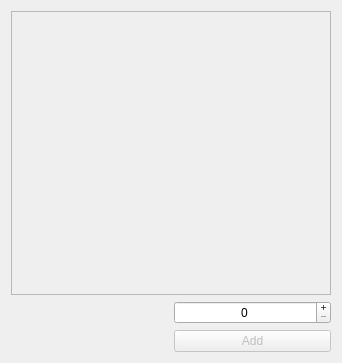
<?xml version="1.0" encoding="UTF-8"?>
<ui version="4.0">
 <class>ProductWidget</class>
 <widget class="QWidget" name="ProductWidget">
  <property name="geometry">
   <rect>
    <x>0</x>
    <y>0</y>
    <width>342</width>
    <height>363</height>
   </rect>
  </property>
  <property name="windowTitle">
   <string>Form</string>
  </property>
  <layout class="QGridLayout" name="gridLayout">
   <item row="0" column="0">
    <widget class="QLabel" name="imgLbl">
     <property name="sizePolicy">
      <sizepolicy hsizetype="Preferred" vsizetype="Preferred">
       <horstretch>0</horstretch>
       <verstretch>0</verstretch>
      </sizepolicy>
     </property>
     <property name="baseSize">
      <size>
       <width>0</width>
       <height>0</height>
      </size>
     </property>
     <property name="frameShape">
      <enum>QFrame::StyledPanel</enum>
     </property>
     <property name="frameShadow">
      <enum>QFrame::Plain</enum>
     </property>
     <property name="text">
      <string/>
     </property>
     <property name="scaledContents">
      <bool>false</bool>
     </property>
     <property name="alignment">
      <set>Qt::AlignCenter</set>
     </property>
    </widget>
   </item>
   <item row="1" column="0">
    <layout class="QHBoxLayout" name="horizontalLayout">
     <item>
      <layout class="QVBoxLayout" name="descVL">
       <item>
        <widget class="QLabel" name="nameLbl">
         <property name="sizePolicy">
          <sizepolicy hsizetype="Preferred" vsizetype="Preferred">
           <horstretch>0</horstretch>
           <verstretch>0</verstretch>
          </sizepolicy>
         </property>
         <property name="text">
          <string/>
         </property>
         <property name="alignment">
          <set>Qt::AlignCenter</set>
         </property>
        </widget>
       </item>
       <item>
        <widget class="QLabel" name="priceLbl">
         <property name="text">
          <string/>
         </property>
         <property name="alignment">
          <set>Qt::AlignCenter</set>
         </property>
        </widget>
       </item>
      </layout>
     </item>
     <item>
      <layout class="QVBoxLayout" name="cartVL">
       <item>
        <widget class="QSpinBox" name="quantitySB">
         <property name="alignment">
          <set>Qt::AlignCenter</set>
         </property>
         <property name="buttonSymbols">
          <enum>QAbstractSpinBox::PlusMinus</enum>
         </property>
        </widget>
       </item>
       <item>
        <widget class="QPushButton" name="addPB">
         <property name="enabled">
          <bool>false</bool>
         </property>
         <property name="text">
          <string>Add</string>
         </property>
        </widget>
       </item>
      </layout>
     </item>
    </layout>
   </item>
  </layout>
 </widget>
 <resources/>
 <connections/>
</ui>
